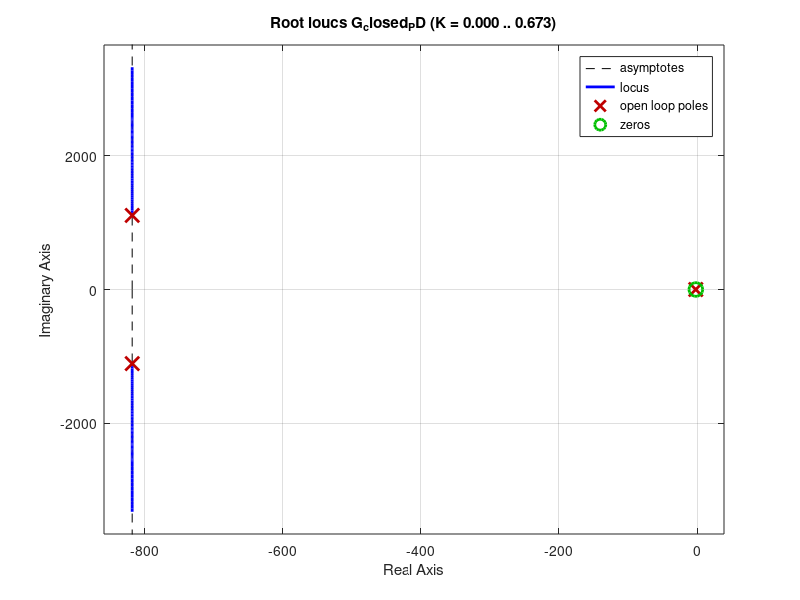
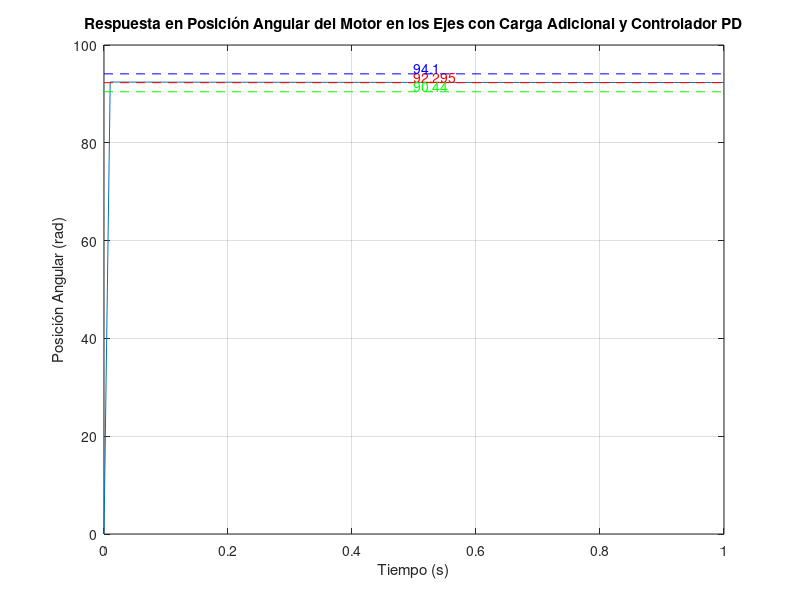

Write MATLAB code to recreate these figures, in order.
close all; clear all; clc;
pkg load control;

% Parámetros del sistema
L = 2.32e-3; % Inductancia del motor en H
R = 3.8; % Resistencia del motor en Ω
Kt = 0.1156; % Constante de torque en Nm/A
J = 4.24e-7; % Momento de inercia del rotor en kg·m^2
B = 0.000276; % Coeficiente de fricción viscosa en Nm·s/rad
Kb = 0.1156; % Constante de fuerza contraelectromotriz en V·s/rad

% Parámetros adicionales para el eje X
m = 0.5; % Masa en kg
d = 0.20; % Distancia en metros

% Momento de inercia adicional
J_add = m * d^2; % = 0.5 * (0.20^2) = 0.02 kg·m^2

% Momento de inercia total
J_total = J + J_add; % = 4.24e-7 + 0.02 = 0.020000424 kg·m^2

% Función de transferencia del motor con carga adicional
num_motor = Kt;
den_motor = [L*J_total, L*B + J_total*R, B*R + Kt*Kb];

% Crear la función de transferencia completa del motor
sys_motor = tf(num_motor, den_motor);

% Retroalimentación unitaria multiplicada por Kb (lazo cerrado sobre posición angular)
sys_closed = feedback(sys_motor, Kb);

% Añadir el integrador para obtener la posición angular
sys_integrator = tf([1], [1, 0]);
sys_int = series(sys_closed, sys_integrator)

% Calcular Kp y Kd basados en los parámetros deseados
% Parámetros deseados
zeta = 0.7;
omega_n = 2.86;

% Polos deseados
poles_dominant = [-zeta*omega_n + 1i*omega_n*sqrt(1 - zeta^2), -zeta*omega_n - 1i*omega_n*sqrt(1 - zeta^2)]

pole_non_dominant = -20;

% Polinomio deseado del sistema cerrado
desired_poles = [poles_dominant, pole_non_dominant];
desired_poly = poly(desired_poles)

% Coeficientes del polinomio deseado
a3 = desired_poly(1)
a2 = desired_poly(2)
a1 = desired_poly(3)
a0 = desired_poly(4)

% Ecuaciones para Kp y Kd con retroalimentación de 0.13
K_sensor = 0.13;


%b0 = K_sensor * Kt * Kp_value; % Coeficiente constante
%despejando para resolver Kp
Kp_value = a0/ (Kt * K_sensor);

%luego, quedan
% b1 = K_sensor * Kt * Kd_value + Kb * Kt + B * L + J * R; % Coeficiente de s^1
%despejando este ultimo:

Kd_value = (a1 - B*R - Kb*Kt) / (K_sensor * Kt) ;

fprintf('Kp: %f\n', Kp_value);
fprintf('Kd: %f\n', Kd_value);

% Definir el controlador PD
Kp = Kp_value;
Kd = Kd_value;
num_PD = [Kd, Kp];
den_PD = [1];

% Crear la función de transferencia del controlador PD
sys_PD = tf(num_PD, den_PD)

% Multiplicar el controlador PD por la función de transferencia del motor
sys_motor_PD = series(sys_PD, sys_int)

% Retroalimentación unitaria con ganancia 0.13
sys_h = tf([0.13], [0, 1]);
G_closed_PD = feedback(sys_motor_PD, sys_h)

% Simulación de la respuesta a un escalón de 12V
t = 0:0.01:1; % Tiempo de simulación de 0 a 10 segundos con paso de 0.01 segundos
[y_x, t] = step(12*G_closed_PD, t);

% Mostrar la función de transferencia y los polos del sistema cerrado
pole(G_closed_PD)
pzmap(G_closed_PD)
rlocus(G_closed_PD)

% Gráfica de la respuesta en posición angular
figure;
plot(t, y_x);
hold on;

% Línea horizontal en y = 92.295
line([0, max(t)], [92.295, 92.295], 'Color', 'r', 'LineStyle', '--');
text(0.5, 92.295, '92.295', 'VerticalAlignment', 'bottom', 'HorizontalAlignment', 'left', 'Color', 'r');

% Línea horizontal en y = 90.44
line([0, max(t)], [90.44, 90.44], 'Color', 'g', 'LineStyle', '--');
text(0.5, 90.44, '90.44', 'VerticalAlignment', 'bottom', 'HorizontalAlignment', 'left', 'Color', 'g');

% Línea horizontal en y = 94.1
line([0, max(t)], [94.1, 94.1], 'Color', 'b', 'LineStyle', '--');
text(0.5, 94.1, '94.1', 'VerticalAlignment', 'bottom', 'HorizontalAlignment', 'left', 'Color', 'b');

title('Respuesta en Posición Angular del Motor en los Ejes con Carga Adicional y Controlador PD');
xlabel('Tiempo (s)');
ylabel('Posición Angular (rad)');
grid on;
hold off;

% Calcular parámetros clave de la respuesta temporal
Mp = (max(y_x) - 92.295) / 92.295 * 100; % Sobreimpulso
tp = t(find(y_x == max(y_x), 1)); % Tiempo de pico

% Tiempo de estabilización (cuando la respuesta se mantiene dentro del 2% del valor final)
estabilidad = 0.02 * 92.295; % 2% del valor final

% Mostrar los resultados
fprintf('Tiempo de pico (tp): %.2f segundos\n', tp);
fprintf('Sobreimpulso (Mp): %.2f %%\n', Mp);


% Cálculo del error en estado estable
% La función de transferencia de lazo abierto tiene un polo en cero
% Error en estado estable para entrada escalón (función tipo 1) es 0

% Cálculo de Kp (Ganancia de posición)
Kp_sys = dcgain(sys_motor_PD);
error_steady_state = 12 / (1 + Kp_sys); % Error en estado estable

% Mostrar el error en estado estable calculado
fprintf('El error en estado estable calculado es: %.4f rad\n', error_steady_state);

% Mostrar Kp calculado
fprintf('La ganancia Kp calculada es: %.4f\n', Kp_sys);

